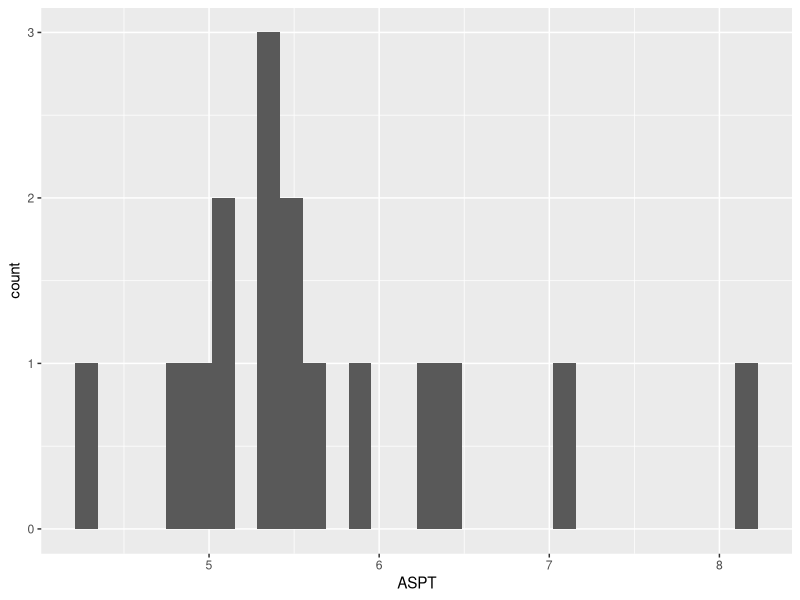
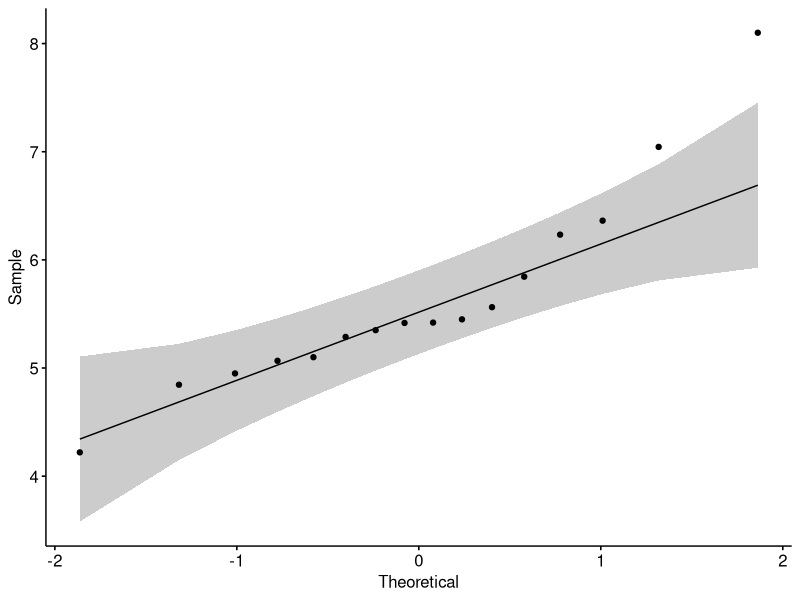
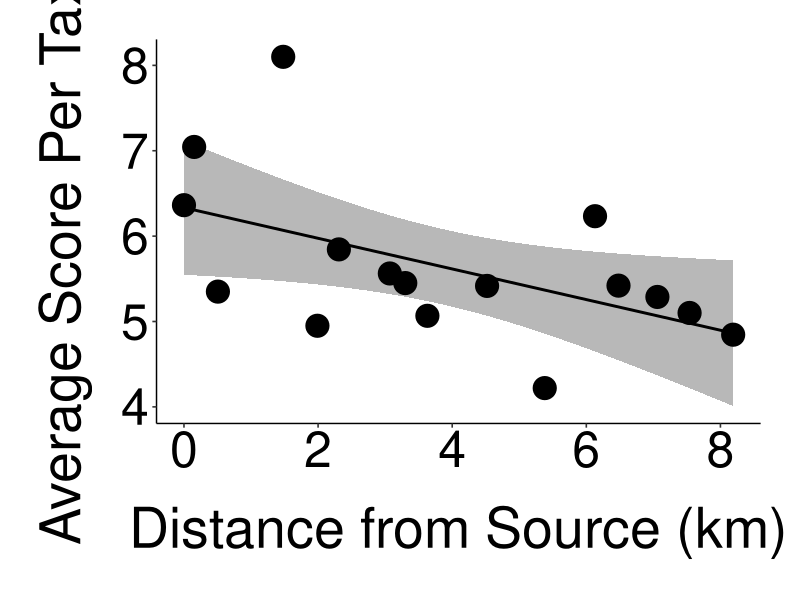
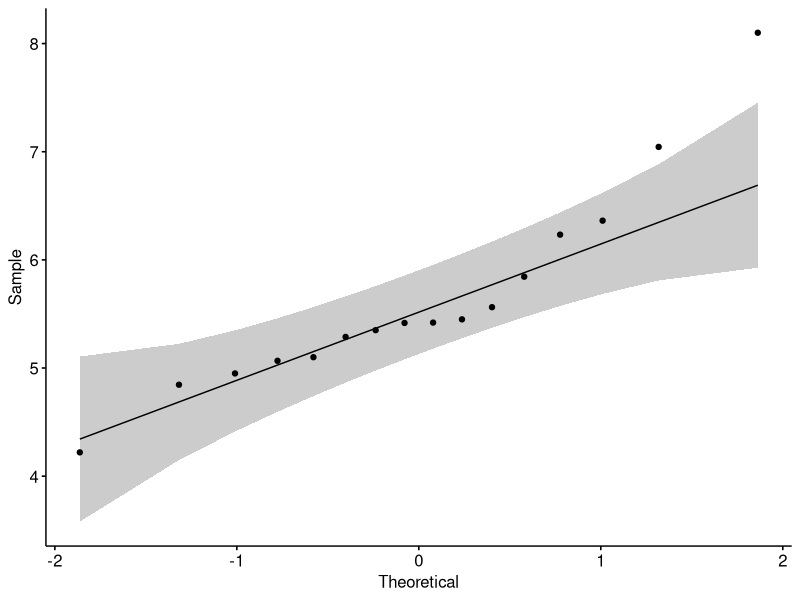
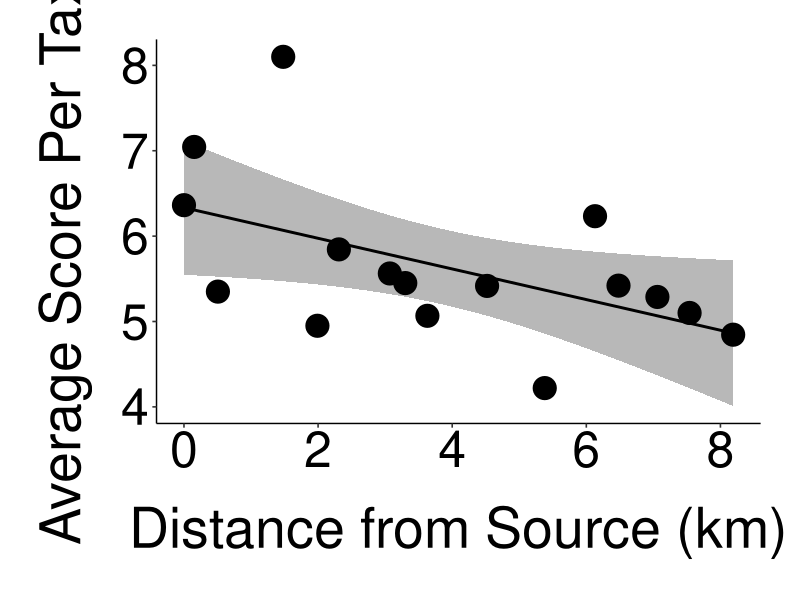

R code for these plots, in order: (Note: this script raises an error after producing the figures.)
# EES Field Course - Group 1 - Freshwater Invertebrates and Water Quality
# Emma Gemal, s1758915@sms.ed.ac.uk; Sophie Rose, s1739832@sms.ed.ac.uk
# University of Edinburgh
# Last edited: 28/9/2020



## Library ----
library(tidyverse)
library(ggplot2)
library(ggpubr)
library(ggsci)


# loading the data
wq_data <- read.csv("Data/alldata.csv")
wq_data <- wq_data %>% 
              slice(-c(17:27))

## Data exploration ----
(hist <- ggplot(wq_data, aes(x = ASPT))  +
            geom_histogram())

(normcheck <- ggqqplot(wq_data$ASPT))   # checking for normality 

ggsave(normcheck, file = "QQplot_normality.png", width = 5, height = 5, units = c("in"), path = "Figures")



## Plotting ASPT water quality with distance ----
# linear regression for ASPT vs distance from source 
ASPT_stats <- lm(ASPT ~ distance_source_km,
                data = wq_data)
summary(ASPT_stats)
# p-value = 0.03859
# F-value = 5.211 (1 and 14 degrees of freedom) 
# R-squared = 0.2712

# creating the plot of ASPT vs distance 
(wq_plot <- ggplot(wq_data, aes(x = distance_source_km, y = ASPT)) +
              labs(
                x = "Distance from Source (km)",
                y = "Average Score Per Taxon"
              ) +
              stat_smooth(method = "lm", color = "black", alpha = 0.7) +
              geom_point(size = 7.5) +
              theme_pubr() +
              theme(axis.text = element_text(size = 36),
                    axis.title = element_text(size = 40),
                    axis.title.x = element_text(margin = margin(t = 20)),
                    axis.title.y = element_text(margin = margin(r = 20)),
                    plot.margin=unit(c(1,1,1,1),"cm")))

ggsave(wq_plot, file = "ASPTdist_plot.png", width = 14, height = 14, units = c("in"), path = "Figures")


# creating plot of ASPT vs distance, with land use as a variable 
(landuse_plot <- ggplot(wq_data, aes(x = distance_source_km, y = ASPT,
                                     color = landuse_type)) +
                    labs(
                      x = "Distance from Source (km)",
                      y = "Average Score Per Taxon",
                      color = "Land Use Type",
                      shape = "Land Use Type") +
                    stat_smooth(method = "lm", color = "black", alpha = 0.7) +
                    geom_point(size = 3.5, aes(shape = landuse_type, stroke = 1.2)) +
                    theme_pubr() +
                    theme(axis.text = element_text(size = 10),
                          axis.title = element_text(size = 15),
                          axis.title.x = element_text(margin = margin(t = 10)),
                          axis.title.y = element_text(margin = margin(r = 10)),
                          legend.position = "right",
                          plot.margin=unit(c(1,1,1,1),"cm")) +
                    scale_color_jama(labels = c("Natural Woodland",
                                                "Managed Woodland",
                                                "Parkland",
                                                "Urban",
                                                "Grassland")) +
                    scale_shape_manual(values = c(18, 15, 16, 17, 8),
                                       labels = c("Natural Woodland",
                                                  "Managed Woodland",
                                                  "Parkland",
                                                  "Urban",
                                                  "Grassland")))

ggsave(landuse_plot, file = "ASPTdist_landuse.png", width = 7, height = 5.5, units = c("in"), path = "Figures")


## Investigation of impacts of land use ----
wq_less <- wq_data[-c(8), ]   # removing a potential outlier to see effects 

less_stats <- lm(ASPT ~ distance_source_km,
                 data = wq_less)
summary(less_stats)
# p-value = 0.04944 (still significant, but barely!!)
# F-value = 4.694 (1 and 13 DF)
# R-squared = 0.2653

(plot_less <- ggplot(wq_less, aes(x = distance_source_km, y = ASPT,
                                  color = landuse_type)) +
                  labs(
                    x = "Distance from Source (km)",
                    y = "Average Score Per Taxon",
                    color = "Land Use Type",
                    shape = "Land Use Type") +
                  stat_smooth(method = "lm", color = "black", alpha = 0.7) +
                  geom_point(size = 3.5, aes(shape = landuse_type, stroke = 1.2)) +
                  theme_pubr() +
                  theme(axis.text = element_text(size = 10),
                        axis.title = element_text(size = 15),
                        axis.title.x = element_text(margin = margin(t = 10)),
                        axis.title.y = element_text(margin = margin(r = 10)),
                        legend.position = "right",
                        plot.margin=unit(c(1,1,1,1),"cm")) +
                  scale_color_jama(labels = c("Natural Woodland",
                                              "Managed Woodland",
                                              "Parkland",
                                              "Urban",
                                              "Grassland")) +
                  scale_shape_manual(values = c(18, 15, 16, 17, 8),
                                     labels = c("Natural Woodland",
                                                "Managed Woodland",
                                                "Parkland",
                                                "Urban",
                                                "Grassland")) +
                  expand_limits(y = c(4, 8.1)))   # to show direct comparison with all data            

ggsave(plot_less, file = "ASPTdist_nooutlier.png", width = 7, height = 5.5, units = c("in"), path = "Figures")

# plotting both land use plots on one panel
landuse_grid <- ggarrange(landuse_plot, plot_less, nrow = 1, common.legend = TRUE, legend = "top") 
ggsave(landuse_grid, file = "landuseplots.png", width = 12, height = 5.5, units = c("in"), path = "Figures")




## Plotting BBWI water quality with distance ----
# linear regression for BBWI vs distance from source  
BBWI_stats <- lm(WQ ~ distance_source_km,
                data = wq_data)
summary(BBWI_stats)
# p-value = 0.09241
# R-squared = 0.189
# F-value = 3.262, 1 and 14 degrees of freedom

# creating the plot of our water quality index (BBWI) vs. distance from source
(bbwi_plot <- ggplot(wq_data, aes(x = distance_source_km, y = WQ)) +
                  labs(
                    x = "Distance from Source (km)",
                    y = "Braid Burn Water Quality Index"
                  ) +
                  stat_smooth(method = "lm", color = "black", alpha = 0.7) +
                  geom_point(size = 7.5) +
                  theme_pubr() +
                  theme(axis.text = element_text(size = 36),
                        axis.title = element_text(size = 40),
                        axis.title.x = element_text(margin = margin(t = 20)),
                        axis.title.y = element_text(margin = margin(r = 20)),
                        plot.margin=unit(c(1,1,1,1),"cm")))

ggsave(file = "BBWIdist_plot.png", width = 14, height = 14, units = c("in"), path = "Figures")



## Plotting relationship between BBWI vs. ASPT ----
# comparison of our water quality index (BBWI) and ASPT
index_stats <- lm(WQ ~ ASPT,
                  data = wq_data)
summary(index_stats)
# p-value = 0.000351
# F-value = 21.95 (1 and 14 degrees of freedom)
# R-squared = 0.6106

# plotting the index comparison
(wq_aspt_plot <- ggplot(wq_data, aes(x = ASPT, y = WQ)) +
                    labs(
                      x = "BBWI",
                      y = "ASPT"
                    ) +
                    stat_smooth(method = "lm", color = "black", alpha = 0.7) +
                    geom_point(size = 7.5) +
                    theme_pubr() +
                    theme(axis.text = element_text(size = 36),
                          axis.title = element_text(size = 40),
                          axis.title.x = element_text(margin = margin(t = 20)),
                          axis.title.y = element_text(margin = margin(r = 20)),
                          plot.margin=unit(c(1,1,1,1),"cm")))

ggsave(file = "ASPT_BBWI_plot.png", width = 14, height = 14, units = c("in"), path = "Figures")

# making a panel of BBWI vs distance and ASPT vs BBWI 
otherfigs <- ggarrange(bbwi_plot, wq_aspt_plot, nrow = 1) 
ggsave(otherfigs, file = "bbwi_aspt_distancepanel.png", width = 24, height = 11, units = c("in"), path = "Figures")
